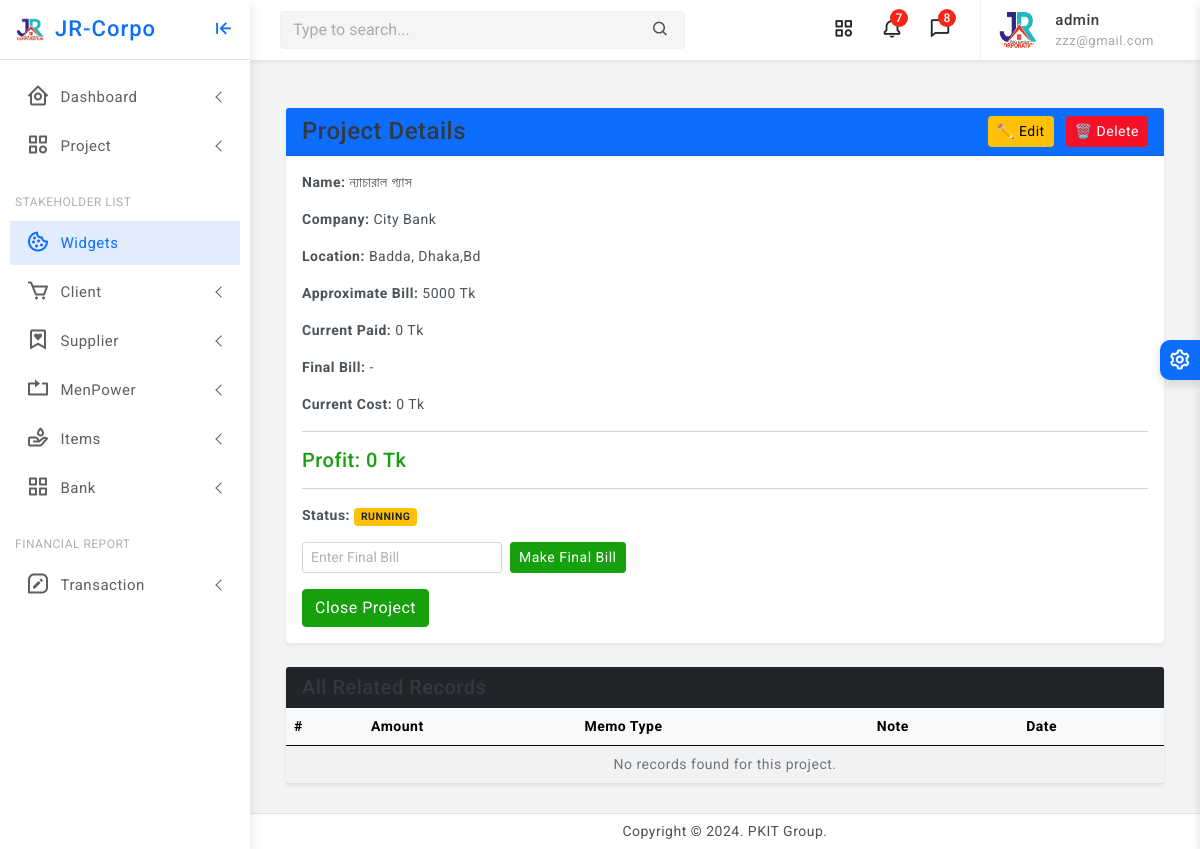
Before: /project/2/records/ (signed in) with the older database file.
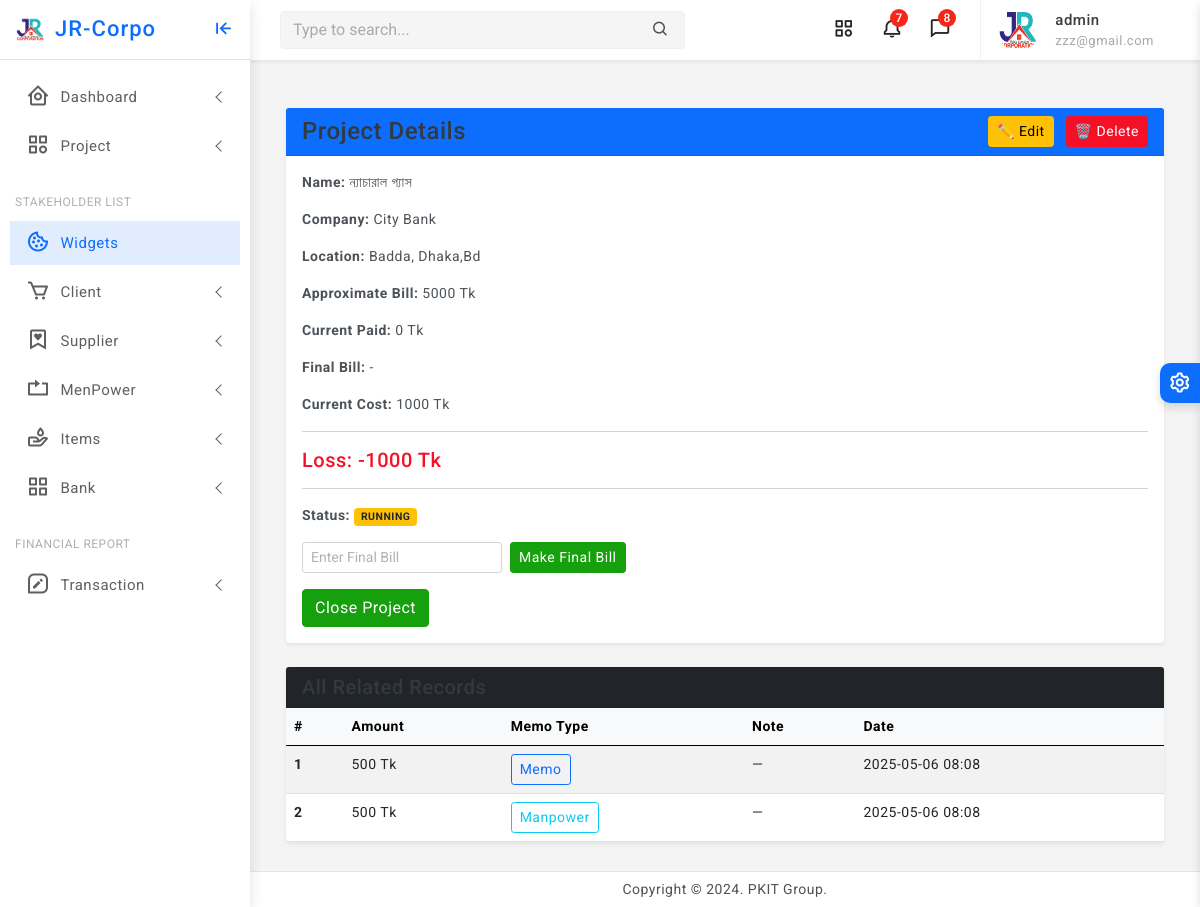
After: the same page with the newer database file.
### core/models.py (models this page shows, shortened)
class Project(models.Model):
    STATUS_CHOICES = [
        ('RUNNING', 'Running'),
        ('TRIAL', 'Trial Period'),
        ('CLOSED', 'Closed'),
        ('OTHER', 'Other'),
    ]
    company = models.ForeignKey(Company, on_delete=models.CASCADE, related_name='projects')
    name = models.CharField(max_length=255)
    location = models.CharField(max_length=255)
    approximate_bill = models.PositiveIntegerField(default=0)
    current_cost = models.PositiveIntegerField(default=0, null=True, blank=True)
    final_bill = models.PositiveIntegerField(default=0, null=True, blank=True)
    current_paid = models.PositiveIntegerField(default=0, null=True, blank=True)
    created_at = models.DateTimeField(auto_now_add=True)
    updated_at = models.DateTimeField(auto_now=True)
    status = models.CharField(max_length=10, null=True, blank=True, choices=STATUS_CHOICES, default='RUNNING')
    @property
    def profit_or_loss(self):
        if self.final_bill is not None and self.current_cost is not None:
            return self.final_bill - self.current_cost
        return 0

class Organization(models.Model):
    name = models.CharField(max_length=255, unique=True)
    location = models.CharField(max_length=255)
    phone = models.CharField(max_length=20)
    logo = models.ImageField(upload_to='media/logos/', blank=True, null=True)
    created_at = models.DateTimeField(auto_now_add=True)
    updated_at = models.DateTimeField(auto_now=True)
    class Meta:
        abstract = True

class Company(Organization):
    pass

class Record(models.Model):
    memo = models.ForeignKey(
        'Memo',
        on_delete=models.CASCADE,
        null=True,
        blank=True,
        related_name='records'
    )
    manpower = models.ForeignKey(
        'ManpowerMemo',
        on_delete=models.CASCADE,
        null=True,
        blank=True,
        related_name='records'
    )
    project = models.ForeignKey('Project', on_delete=models.CASCADE)
    amount = models.PositiveIntegerField()
    created_at = models.DateTimeField(auto_now_add=True)

### core/views.py (the view)
# urls.py: path('project/<int:project_id>/records/', views.project_record_detail, name='project_record_detail'),
@staff_required
def project_record_detail(request, project_id):
    project = get_object_or_404(Project, id=project_id)
    records = Record.objects.filter(project=project).order_by('created_at')
    return render(request, 'project/project_record_detail.html', {
        'project': project,
        'records': records,
    })

### core/views.py (called while the page is built)
def staff_required(view_func):
    return user_passes_test(lambda u: u.is_authenticated and u.is_staff)(view_func)

### core/templates/project/project_record_detail.html (shortened to what this page needs)
{% extends 'partials/base0.html' %}
{% load static %}
{% block content %}
<div class="container my-4">
    <div class="card shadow-sm mb-4">
        <div class="card-header bg-primary text-white d-flex justify-content-between align-items-center">
            <h4 class="mb-0">Project Details</h4>
            <div>
                <a href="{% url 'project_update' project.pk %}" class="btn btn-sm btn-warning me-2" title="Edit">
                    ✏️ Edit
                </a>
                <a href="{% url 'project_delete' project.pk %}" class="btn btn-sm btn-danger" title="Delete">
                    🗑️ Delete
                </a>
            </div>
        </div>
        <div class="card-body">
            <p><strong>Name:</strong> {{ project.name }}</p>
            <p><strong>Company:</strong> {{ project.company.name }}</p>
            <p><strong>Location:</strong> {{ project.location }}</p>
            <p><strong>Approximate Bill:</strong> {{ project.approximate_bill|default:"0" }} Tk</p>
            <p><strong>Current Paid:</strong> {{ project.current_paid|default:"0" }} Tk</p>
            <p><strong>Final Bill:</strong> {{ project.final_bill|default:"-" }}</p>
            <p><strong>Current Cost:</strong> {{ project.current_cost|default:"0" }} Tk</p>
            <hr>
            <h5 class="{% if project.profit_or_loss < 0 %}text-danger{% else %}text-success{% endif %}">
                {% if project.profit_or_loss < 0 %}
                    Loss: {{ project.profit_or_loss }} Tk
                {% else %}
                    Profit: {{ project.profit_or_loss }} Tk
                {% endif %}
            </h5>
            <hr>
            <p><strong>Status:</strong>
                <span class="badge
                    {% if project.status == 'CLOSED' %}
                        bg-danger
                    {% elif project.status == 'RUNNING' %}
                        bg-warning text-dark
                    {% elif project.status == 'TRIAL' %}
                        bg-info text-dark
                    {% else %}
                        bg-secondary
                    {% endif %}
                ">
                    {{ project.status|capfirst }}
                </span>
            </p>
            {% if not project.final_bill %}
                <form method="post" action="{% url 'make_final_bill' project.pk %}" class="d-flex align-items-center gap-2 mt-2">
                    <input type="number" name="final_bill" step="0.01" placeholder="Enter Final Bill" class="form-control form-control-sm" required style="width: 200px;">
                    <button type="submit" class="btn btn-sm btn-success">Make Final Bill</button>
                </form>
            {% else %}
                <p><strong>Final Bill:</strong>
                    <span class="text-success fw-bold">{{ project.final_bill }} Tk</span>
                </p>
            {% endif %}
            {% if project.status != 'CLOSED' %}
                <form method="post" action="{% url 'close_project' project.pk %}" class="mt-3">
                    <button type="submit" class="btn btn-success">Close Project</button>
                </form>
            {% else %}
                <div class="alert alert-danger text-center fw-bold mt-3">
                    Project is Closed
                </div>
            {% endif %}
        </div>
    </div>
    <div class="card shadow-sm">
        <div class="card-header bg-dark text-white">
            <h5 class="mb-0">All Related Records</h5>
        </div>
        <div class="card-body p-0">
            <table class="table table-striped table-hover mb-0">
                <thead class="table-light">
                    <tr>
                        <th scope="col">#</th>
                        <th scope="col">Amount</th>
                        <th scope="col">Memo Type</th>
                        <th scope="col">Note</th>
                        <th scope="col">Date</th>
                    </tr>
                </thead>
                <tbody>
                    {% for record in records %}
                        <tr>
                            <th scope="row">{{ forloop.counter }}</th>
                            <td>{{ record.amount }} Tk</td>
                            <td>
                                {% if record.memo %}
                                    <a href="{% url 'memo_detail' record.memo.pk %}" class="btn btn-sm btn-outline-primary">Memo</a>
                                {% endif %}
                                {% if record.manpower %}
                                    <a href="{% url 'manpowermemo_detail' record.manpower.pk %}" class="btn btn-sm btn-outline-info">Manpower</a>
                                {% endif %}
                            </td>
                            <td>{{ record.note|default:"—" }}</td>
                            <td>{{ record.created_at|date:"Y-m-d H:i" }}</td>
                        </tr>
                    {% empty %}
                        <tr>
                            <td colspan="5" class="text-center text-muted">No records found for this project.</td>
                        </tr>
                    {% endfor %}
                </tbody>
            </table>
        </div>
    </div>
</div>
{% endblock %}

### templates/partials/base0.html (shortened to what this page needs)
<!doctype html>
<html lang="en">
{% load static %}
<head>
	<link href="{% static 'assets/plugins/vectormap/jquery-jvectormap-2.0.2.css' %}" rel="stylesheet"/>
	<link href="{% static 'assets/plugins/simplebar/css/simplebar.css' %}" rel="stylesheet" />
	<link href="{% static 'assets/plugins/perfect-scrollbar/css/perfect-scrollbar.css' %}" rel="stylesheet" />
	<link href="{% static 'assets/plugins/metismenu/css/metisMenu.min.css' %}" rel="stylesheet" />
	<link href="{% static 'assets/css/pace.min.css' %}" rel="stylesheet" />
	<link href="{% static 'assets/css/bootstrap.min.css' %}" rel="stylesheet">
	<link href="{% static 'assets/css/app.css' %}" rel="stylesheet">
	<link href="{% static 'assets/css/icons.css' %}" rel="stylesheet">
	<link rel="stylesheet" href="{% static 'assets/css/dark-theme.css' %}" />
	<link rel="stylesheet" href="{% static 'assets/css/semi-dark.css' %}" />
	<link rel="stylesheet" href="{% static 'assets/css/header-colors.css' %}" />
		<link rel="stylesheet" href="https://use.fontawesome.com/releases/v5.15.2/css/all.css"
>
</head>
<body>
	<div class="wrapper">
		<div class="sidebar-wrapper" data-simplebar="true">
			<div class="sidebar-header">
				<div>
					<img src="{% static 'assets/images/jr.png' %} " class="logo-icon" alt="logo icon">
				</div>
				<div>
					<h4 class="logo-text">JR-Corpo</h4>
				</div>
				<div class="toggle-icon ms-auto"><i class='bx bx-arrow-to-left'></i>
				</div>
			</div>
			<ul class="metismenu" id="menu">
				<li>
					<a href="javascript:;" class="has-arrow">
						<div class="parent-icon"><i class='bx bx-home-circle'></i>
						</div>
						<div class="menu-title">Dashboard</div>
					</a>
				</li>
				<li>
					<a href="javascript:;" class="has-arrow">
						<div class="parent-icon"><i class="bx bx-category"></i>
						</div>
						<div class="menu-title">Project</div>
					</a>
				</li>
				<li class="menu-label">Stakeholder List</li>
				<li>
					<a href="">
						<div class="parent-icon"><i class='bx bx-cookie'></i>
						</div>
						<div class="menu-title">Widgets</div>
					</a>
				</li>
				<li>
					<a href="javascript:;" class="has-arrow">
						<div class="parent-icon"><i class='bx bx-cart'></i>
						</div>
						<div class="menu-title"> Client </div>
					</a>
				</li>
				<li>
					<a class="has-arrow" href="javascript:;">
						<div class="parent-icon"><i class='bx bx-bookmark-heart'></i>
						</div>
						<div class="menu-title">Supplier</div>
					</a>
				</li>
				<li>
					<a class="has-arrow" href="javascript:;">
						<div class="parent-icon"><i class="bx bx-repeat"></i>
						</div>
						<div class="menu-title">MenPower</div>
					</a>
				</li>
				<li>
					<a class="has-arrow" href="javascript:;">
						<div class="parent-icon"> <i class="bx bx-donate-blood"></i>
						</div>
						<div class="menu-title">Items</div>
					</a>
				</li>
				<li>
					<a class="has-arrow" href="javascript:;">
						<div class="parent-icon"><i class="bx bx-grid-alt"></i>
						</div>
						<div class="menu-title">Bank</div>
					</a>
				</li>
				<li class="menu-label">Financial Report</li>
				<li>
					<a class="has-arrow" href="javascript:;">
						<div class="parent-icon"><i class='bx bx-message-square-edit'></i>
						</div>
						<div class="menu-title">Transaction </div>
					</a>
				</li>
			</ul>
		</div>
	<header>
			<div class="topbar d-flex align-items-center">
				<nav class="navbar navbar-expand">
					<div class="search-bar flex-grow-1">
						<div class="position-relative search-bar-box">
							<input type="text" class="form-control search-control" placeholder="Type to search..."> <span class="position-absolute top-50 search-show translate-middle-y"><i class='bx bx-search'></i></span>
						</div>
					</div>
					<div class="top-menu ms-auto">
						<ul class="navbar-nav align-items-center">
							<li class="nav-item dropdown dropdown-large">
								<a class="nav-link dropdown-toggle dropdown-toggle-nocaret" href="#" role="button" data-bs-toggle="dropdown" aria-expanded="false">	<i class='bx bx-category'></i>
								</a>
							</li>
							<li class="nav-item dropdown dropdown-large">
								<a class="nav-link dropdown-toggle dropdown-toggle-nocaret position-relative" href="#" role="button" data-bs-toggle="dropdown" aria-expanded="false"> <span class="alert-count">7</span>
									<i class='bx bx-bell'></i>
								</a>
							</li>
							<li class="nav-item dropdown dropdown-large">
								<a class="nav-link dropdown-toggle dropdown-toggle-nocaret position-relative" href="#" role="button" data-bs-toggle="dropdown" aria-expanded="false"> <span class="alert-count">8</span>
									<i class='bx bx-comment'></i>
								</a>
							</li>
						</ul>
					</div>
					<div class="user-box dropdown">
						<a class="d-flex align-items-center nav-link dropdown-toggle dropdown-toggle-nocaret" href="#" role="button" data-bs-toggle="dropdown" aria-expanded="false">
							<img src="{% static 'assets/images/jr.png' %}" class="user-img" alt="user avatar">
							<div class="user-info ps-3">
								<p class="user-name mb-0">{{ user.username }}</p>
								<p class="designattion mb-0">{{ user.email }}</p>
							</div>
						</a>
					</div>
				</nav>
			</div>
	</header>
		<div class="page-wrapper">
			<div class="page-content">
				{% block content %}
				{% endblock %}
			</div>
		</div>
		<footer class="page-footer">
			<p class="mb-0">Copyright © 2024. PKIT Group.</p>
		</footer>
	</div>
	<div class="switcher-wrapper">
		<div class="switcher-btn"> <i class='bx bx-cog bx-spin'></i>
		</div>
	</div>
</body>
</html>

Changed rows visible on the page:
changed Project "Badda, Dhaka,Bd": current_cost "0" → "1000"; profit_or_loss "0" → "-1000"
added Record: amount "500", shows "Memo", note "—", created_at "2025-05-06 08:08"
added Record: amount "500", shows "Manpower", note "—", created_at "2025-05-06 08:08"
Other visible differences:
text no longer shown: "Profit: No records found for this project."
text now shown: "Loss:"
